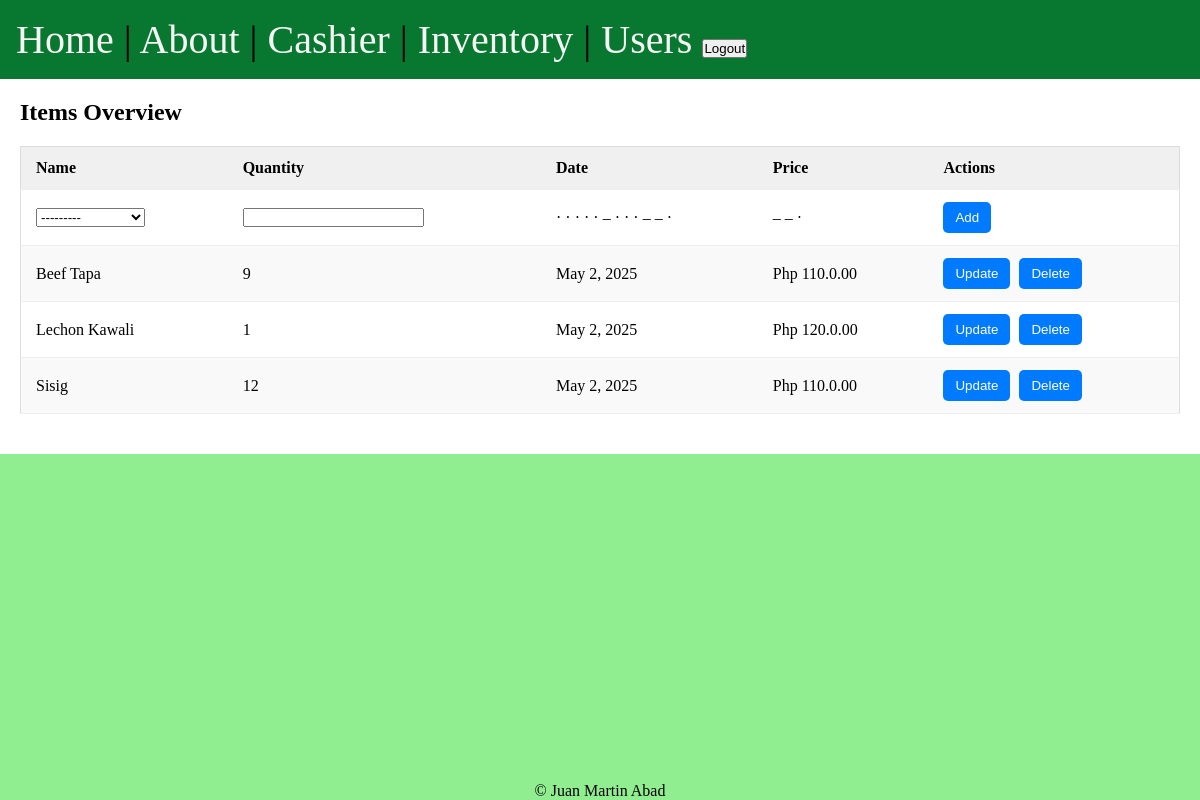
Screenshot of /inventory/ with the database file from the repository.
### inventory/models.py (models this page shows, shortened)
class Inventory(models.Model):
    pid = models.ForeignKey(Product, on_delete=models.CASCADE)
    pquantity = models.IntegerField()
    pdate = models.DateField(auto_now_add=True)

class Product(models.Model):
    pname = models.CharField(max_length=64)
    pprice = models.FloatField()
    def __str__(self):
        return f'{self.pname}'

### inventory/views.py (the view, shortened to what this page needs)
# urls.py: path('', include('inventory.urls')),
def inventory(request):
    form = InventoryForm()
    all_inventory = Inventory.objects.all().select_related('pid')
    context = {}
    context['inventory'] = all_inventory
    context['form'] = form
    return render(request, 'inventory/inventory.html', context)

### inventory/forms.py
class InventoryForm(forms.ModelForm):
    class Meta:
        model = Inventory
        fields = ['pid', 'pquantity']

### inventory/templates/inventory/inventory.html (shortened to what this page needs)
{% extends 'layout.html' %}
{% block content %}
    <div class="container">
        <main class="main-content">
            <h2>Items Overview</h2>
            <div class="table-responsive">
                <form method="POST">
                    <table>
                        <thead>
                            <tr>
                                <th>Name</th>
                                <th>Quantity</th>
                                <th>Date</th>
                                <th>Price</th>
                                <th>Actions</th>
                            </tr>
                        </thead>
                        <tbody>
                            {% if not form.instance.id %}
                                <tr>
                                    {% include 'save.html' %}
                                    <td>
                                        <button name="add" value="{{ i.id }}">Add</button>
                                    </td>
                                </tr>
                            {% endif %}
                            {% for i in inventory|dictsortreversed:"pdate" %}
                            <tr>
                                {% if form.instance.id == i.id %}
                                    {% include 'save.html' %}
                                    <td>
                                        <button name="add" value="{{ i.id }}">Save</button>
                                    </td>
                                {% else %}
                                    <td>{{ i.pid.pname }}</td>
                                    <td>{{ i.pquantity }}</td>
                                    <td>{{ i.pdate }}</td>
                                    <td>Php {{ i.pid.pprice }}.00</td>
                                    <td>
                                        <button formnovalidate name="update" value="{{ i.id }}">Update</button>
                                        <button formnovalidate name="delete" value="{{ i.id }}">Delete</button>
                                    </td>
                                {% endif %}
                            </tr>
                            {% endfor %}
                        </tbody>
                    </table>
                </form>
            </div>
        </main>
{% endblock %}

### static/css/style.css (style rules this page uses)
* { margin: 0; padding: 0; box-sizing: border-box; }
body { min-height: 100vh; display: grid; place-content: center; font-size: 1rem; background-color: #90ee90; color: black; display: flex; flex-flow: column; }
main { flex-grow: 1; }
.main-content { flex-grow: 1; padding: 20px; background-color: #fff; }
.main-content h2 { margin-top: 0; margin-bottom: 20px; }
.main-content button { background-color: #007bff; color: #fff; border: none; padding: 8px 12px; border-radius: 5px; cursor: pointer; margin-right: 5px; transition: background-color 0.3s ease; }
.table-responsive { overflow-x: auto; }
table { width: 100%; border-collapse: collapse; margin-bottom: 20px; border: 1px solid #ddd; }
th, td { padding: 12px 15px; text-align: left; border-bottom: 1px solid #eee; }
th { background-color: #f0f0f0; font-weight: bold; }
tbody tr:nth-child(even) { background-color: #f9f9f9; }
tbody td button { background-color: #007bff; color: #fff; border: none; padding: 8px 12px; border-radius: 5px; cursor: pointer; margin-right: 5px; transition: background-color 0.3s ease; }
tbody td button:last-child { margin-right: 0; }

### rows the page displays
Inventory: pid.pname "Beef Tapa", pquantity "9", pdate "May 2, 2025", pid.pprice "110.0", {{ i.id }} 2 (drawn)
Inventory: pid.pname "Lechon Kawali", pquantity "1", pdate "May 2, 2025", pid.pprice "120.0", {{ i.id }} 4 (drawn)
Inventory: pid.pname "Sisig", pquantity "12", pdate "May 2, 2025", pid.pprice "110.0", {{ i.id }} 5 (drawn)
